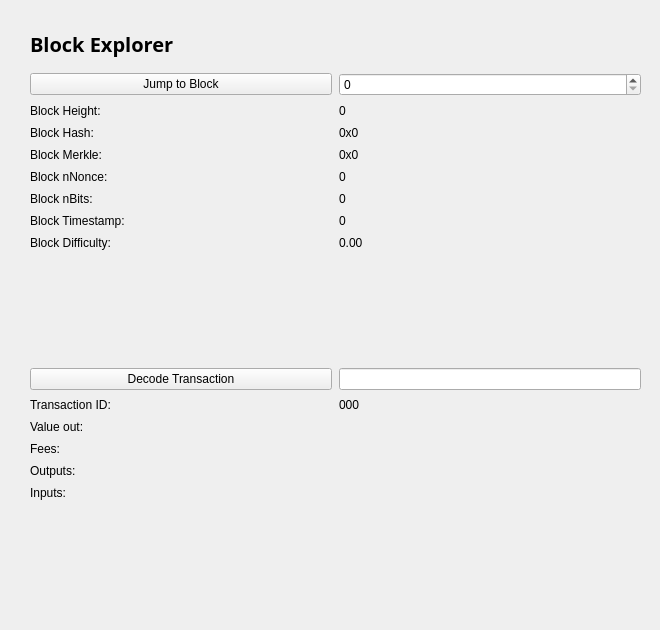
<?xml version="1.0" encoding="UTF-8"?>
<ui version="4.0">
 <class>BlockBrowser</class>
 <widget class="QWidget" name="BlockBrowser">
  <property name="windowModality">
   <enum>Qt::NonModal</enum>
  </property>
  <property name="enabled">
   <bool>true</bool>
  </property>
  <property name="geometry">
   <rect>
    <x>0</x>
    <y>0</y>
    <width>660</width>
    <height>630</height>
   </rect>
  </property>
  <property name="sizePolicy">
   <sizepolicy hsizetype="Minimum" vsizetype="Minimum">
    <horstretch>0</horstretch>
    <verstretch>0</verstretch>
   </sizepolicy>
  </property>
  <property name="minimumSize">
   <size>
    <width>660</width>
    <height>630</height>
   </size>
  </property>
  <property name="font">
   <font>
    <pointsize>9</pointsize>
   </font>
  </property>
  <property name="acceptDrops">
   <bool>false</bool>
  </property>
  <property name="windowTitle">
   <string>Form</string>
  </property>
  <layout class="QGridLayout">
   <property name="sizeConstraint">
    <enum>QLayout::SetMaximumSize</enum>
   </property>
   <property name="leftMargin">
    <number>21</number>
   </property>
   <property name="topMargin">
    <number>21</number>
   </property>
   <property name="rightMargin">
    <number>10</number>
   </property>
   <item row="1" column="0">
    <widget class="QWidget" name="widget" native="true">
     <property name="sizePolicy">
      <sizepolicy hsizetype="Expanding" vsizetype="Expanding">
       <horstretch>0</horstretch>
       <verstretch>0</verstretch>
      </sizepolicy>
     </property>
     <layout class="QGridLayout" name="gridLayout">
      <item row="0" column="0">
       <layout class="QHBoxLayout" name="horizontalLayout_4">
        <property name="spacing">
         <number>7</number>
        </property>
        <item>
         <widget class="QLabel" name="label_5">
          <property name="font">
           <font>
            <family>Open Sans,sans-serif</family>
           </font>
          </property>
          <property name="text">
           <string>&lt;html&gt;&lt;head/&gt;&lt;body&gt;&lt;p&gt;&lt;span style=&quot; font-size:20px; font-weight:600; color:#000000;&quot;&gt;Block Explorer &lt;/span&gt;&lt;/p&gt;&lt;/body&gt;&lt;/html&gt;</string>
          </property>
         </widget>
        </item>
        <item>
         <spacer name="horizontalSpacer_2">
          <property name="orientation">
           <enum>Qt::Horizontal</enum>
          </property>
          <property name="sizeHint" stdset="0">
           <size>
            <width>40</width>
            <height>20</height>
           </size>
          </property>
         </spacer>
        </item>
       </layout>
      </item>
      <item row="1" column="0">
       <layout class="QGridLayout" name="gridLayout_3" rowstretch="0,0,0,0,0,0,0,0,0,0,0,0,0,0,0,0,0,0,0,0,0" columnstretch="0,0" rowminimumheight="0,0,0,0,0,0,0,0,0,0,0,0,0,0,0,0,0,0,0,0,0" columnminimumwidth="0,0">
        <property name="sizeConstraint">
         <enum>QLayout::SetDefaultConstraint</enum>
        </property>
        <property name="topMargin">
         <number>9</number>
        </property>
        <property name="horizontalSpacing">
         <number>7</number>
        </property>
        <property name="verticalSpacing">
         <number>8</number>
        </property>
        <item row="20" column="0">
         <spacer name="verticalSpacer">
          <property name="orientation">
           <enum>Qt::Vertical</enum>
          </property>
          <property name="sizeHint" stdset="0">
           <size>
            <width>20</width>
            <height>40</height>
           </size>
          </property>
         </spacer>
        </item>
        <item row="19" column="0">
         <widget class="QLabel" name="inputLabel">
          <property name="text">
           <string>Inputs:</string>
          </property>
          <property name="alignment">
           <set>Qt::AlignLeading|Qt::AlignLeft|Qt::AlignTop</set>
          </property>
         </widget>
        </item>
        <item row="16" column="0">
         <widget class="QLabel" name="valueLabel">
          <property name="text">
           <string>Value out:</string>
          </property>
         </widget>
        </item>
        <item row="15" column="0">
         <widget class="QLabel" name="txLabel">
          <property name="text">
           <string>Transaction ID:</string>
          </property>
         </widget>
        </item>
        <item row="10" column="1">
         <widget class="QLabel" name="hardBox">
          <property name="text">
           <string>0.00</string>
          </property>
          <property name="textInteractionFlags">
           <set>Qt::LinksAccessibleByMouse|Qt::TextSelectableByMouse</set>
          </property>
         </widget>
        </item>
        <item row="15" column="1">
         <widget class="QLabel" name="txID">
          <property name="text">
           <string>000</string>
          </property>
          <property name="textInteractionFlags">
           <set>Qt::LinksAccessibleByMouse|Qt::TextSelectableByMouse</set>
          </property>
         </widget>
        </item>
        <item row="19" column="1">
         <widget class="QLabel" name="inputBox">
          <property name="text">
           <string/>
          </property>
          <property name="alignment">
           <set>Qt::AlignLeading|Qt::AlignLeft|Qt::AlignTop</set>
          </property>
          <property name="textInteractionFlags">
           <set>Qt::LinksAccessibleByMouse|Qt::TextSelectableByMouse</set>
          </property>
         </widget>
        </item>
        <item row="16" column="1">
         <widget class="QLabel" name="valueBox">
          <property name="text">
           <string/>
          </property>
          <property name="textInteractionFlags">
           <set>Qt::LinksAccessibleByMouse|Qt::TextSelectableByMouse</set>
          </property>
         </widget>
        </item>
        <item row="10" column="0">
         <widget class="QLabel" name="hardLabel">
          <property name="text">
           <string>Block Difficulty:</string>
          </property>
         </widget>
        </item>
        <item row="4" column="0">
         <widget class="QLabel" name="heightLabel_2">
          <property name="text">
           <string>Block Height:</string>
          </property>
         </widget>
        </item>
        <item row="9" column="1">
         <widget class="QLabel" name="timeBox">
          <property name="text">
           <string>0</string>
          </property>
          <property name="textInteractionFlags">
           <set>Qt::LinksAccessibleByMouse|Qt::TextSelectableByMouse</set>
          </property>
         </widget>
        </item>
        <item row="17" column="1">
         <widget class="QLabel" name="feesBox">
          <property name="text">
           <string/>
          </property>
          <property name="textInteractionFlags">
           <set>Qt::LinksAccessibleByMouse|Qt::TextSelectableByMouse</set>
          </property>
         </widget>
        </item>
        <item row="6" column="0">
         <widget class="QLabel" name="merkleLabel">
          <property name="text">
           <string>Block Merkle:</string>
          </property>
         </widget>
        </item>
        <item row="5" column="0">
         <widget class="QLabel" name="hashLabel">
          <property name="text">
           <string>Block Hash:</string>
          </property>
         </widget>
        </item>
        <item row="4" column="1">
         <widget class="QLabel" name="heightLabel">
          <property name="text">
           <string>0</string>
          </property>
          <property name="textInteractionFlags">
           <set>Qt::LinksAccessibleByMouse|Qt::TextSelectableByMouse</set>
          </property>
         </widget>
        </item>
        <item row="17" column="0">
         <widget class="QLabel" name="feesLabel">
          <property name="text">
           <string>Fees:</string>
          </property>
         </widget>
        </item>
        <item row="8" column="0">
         <widget class="QLabel" name="bitsLabel">
          <property name="text">
           <string>Block nBits:</string>
          </property>
         </widget>
        </item>
        <item row="8" column="1">
         <widget class="QLabel" name="bitsBox">
          <property name="text">
           <string>0</string>
          </property>
          <property name="textInteractionFlags">
           <set>Qt::LinksAccessibleByMouse|Qt::TextSelectableByMouse</set>
          </property>
         </widget>
        </item>
        <item row="6" column="1">
         <widget class="QLabel" name="merkleBox">
          <property name="minimumSize">
           <size>
            <width>187</width>
            <height>0</height>
           </size>
          </property>
          <property name="text">
           <string>0x0</string>
          </property>
          <property name="textInteractionFlags">
           <set>Qt::LinksAccessibleByMouse|Qt::TextSelectableByMouse</set>
          </property>
         </widget>
        </item>
        <item row="7" column="0">
         <widget class="QLabel" name="nonceLabel">
          <property name="text">
           <string>Block nNonce:</string>
          </property>
         </widget>
        </item>
        <item row="18" column="0">
         <widget class="QLabel" name="outputLabel">
          <property name="text">
           <string>Outputs:</string>
          </property>
          <property name="alignment">
           <set>Qt::AlignLeading|Qt::AlignLeft|Qt::AlignTop</set>
          </property>
         </widget>
        </item>
        <item row="18" column="1">
         <widget class="QLabel" name="outputBox">
          <property name="text">
           <string/>
          </property>
          <property name="alignment">
           <set>Qt::AlignLeading|Qt::AlignLeft|Qt::AlignTop</set>
          </property>
          <property name="textInteractionFlags">
           <set>Qt::LinksAccessibleByMouse|Qt::TextSelectableByMouse</set>
          </property>
         </widget>
        </item>
        <item row="7" column="1">
         <widget class="QLabel" name="nonceBox">
          <property name="text">
           <string>0</string>
          </property>
          <property name="textInteractionFlags">
           <set>Qt::LinksAccessibleByMouse|Qt::TextSelectableByMouse</set>
          </property>
         </widget>
        </item>
        <item row="9" column="0">
         <widget class="QLabel" name="timeLabel">
          <property name="text">
           <string>Block Timestamp:</string>
          </property>
         </widget>
        </item>
        <item row="5" column="1">
         <widget class="QLabel" name="hashBox">
          <property name="enabled">
           <bool>true</bool>
          </property>
          <property name="sizePolicy">
           <sizepolicy hsizetype="Preferred" vsizetype="Preferred">
            <horstretch>0</horstretch>
            <verstretch>0</verstretch>
           </sizepolicy>
          </property>
          <property name="minimumSize">
           <size>
            <width>0</width>
            <height>0</height>
           </size>
          </property>
          <property name="text">
           <string>0x0</string>
          </property>
          <property name="textInteractionFlags">
           <set>Qt::LinksAccessibleByMouse|Qt::TextSelectableByMouse</set>
          </property>
         </widget>
        </item>
        <item row="12" column="0">
         <spacer name="verticalSpacer_2">
          <property name="orientation">
           <enum>Qt::Vertical</enum>
          </property>
          <property name="sizeHint" stdset="0">
           <size>
            <width>20</width>
            <height>40</height>
           </size>
          </property>
         </spacer>
        </item>
        <item row="13" column="1">
         <widget class="QLineEdit" name="txBox">
          <property name="sizePolicy">
           <sizepolicy hsizetype="Preferred" vsizetype="Fixed">
            <horstretch>0</horstretch>
            <verstretch>0</verstretch>
           </sizepolicy>
          </property>
          <property name="inputMask">
           <string comment="Transaction id" extracomment="Transaction id"/>
          </property>
          <property name="placeholderText">
           <string comment="Transaction ID" extracomment="Transaction ID"/>
          </property>
         </widget>
        </item>
        <item row="13" column="0">
         <widget class="QPushButton" name="txButton">
          <property name="text">
           <string>Decode Transaction</string>
          </property>
         </widget>
        </item>
        <item row="1" column="1">
         <widget class="QSpinBox" name="heightBox">
          <property name="sizePolicy">
           <sizepolicy hsizetype="Preferred" vsizetype="Fixed">
            <horstretch>0</horstretch>
            <verstretch>0</verstretch>
           </sizepolicy>
          </property>
          <property name="maximum">
           <number>99999999</number>
          </property>
         </widget>
        </item>
        <item row="1" column="0">
         <widget class="QPushButton" name="blockButton">
          <property name="sizePolicy">
           <sizepolicy hsizetype="Minimum" vsizetype="Fixed">
            <horstretch>0</horstretch>
            <verstretch>0</verstretch>
           </sizepolicy>
          </property>
          <property name="text">
           <string>Jump to Block</string>
          </property>
         </widget>
        </item>
       </layout>
      </item>
     </layout>
    </widget>
   </item>
  </layout>
 </widget>
 <resources/>
 <connections/>
</ui>
